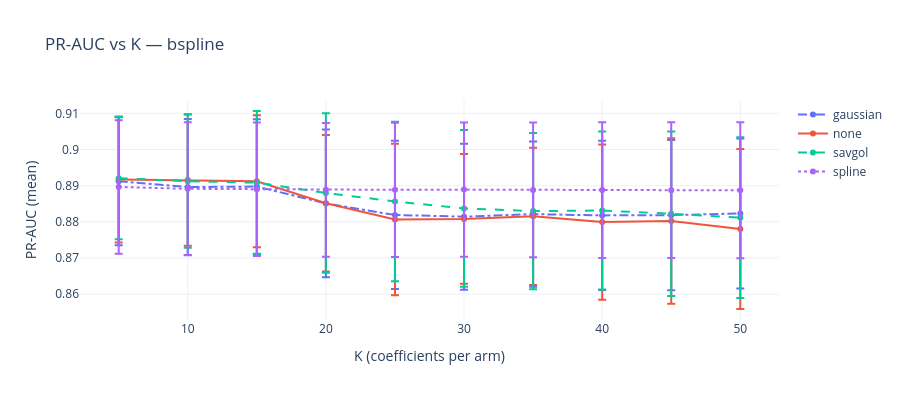
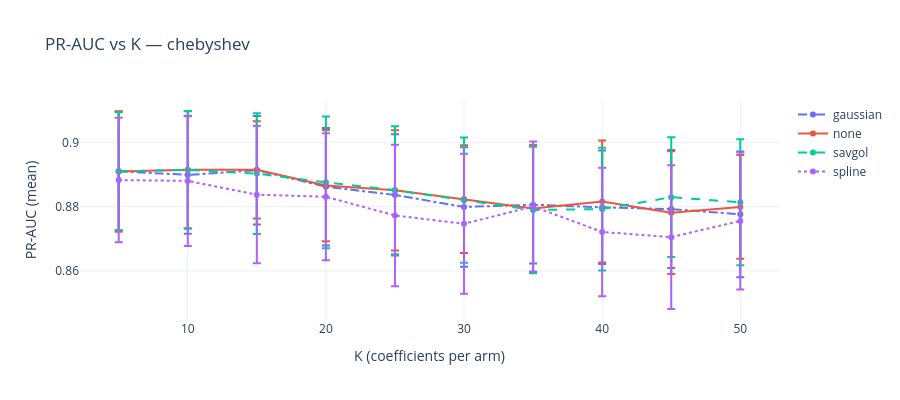
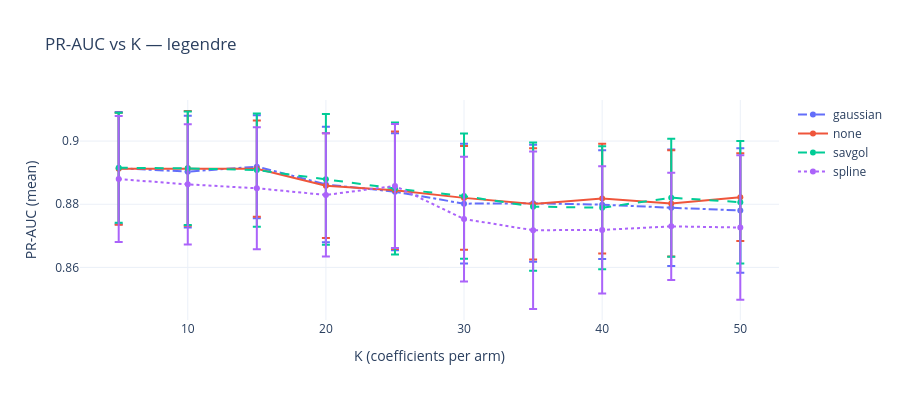

The notebook cell saved with these charts, in order:
### Markdown cell above
## PR-AUC vs K -- one panel per basis, lines by smoothing method

### Code cell
bases = sorted(summary["basis"].unique())

for basis in bases:
    sub = summary[summary["basis"] == basis].sort_values("n_coeffs_per_arm")
    fig = go.Figure()
    for smoothing, grp in sub.groupby("smoothing"):
        fig.add_trace(go.Scatter(
            x=grp["n_coeffs_per_arm"], y=grp["pr_auc_mean"],
            error_y=dict(type="data", array=grp["pr_auc_std"].values, visible=True),
            mode="lines+markers",
            name=smoothing,
            line=dict(dash=PLOT_LINESTYLES.get(smoothing, "solid")),
        ))
    fig.update_layout(
        title=f"PR-AUC vs K — {basis}",
        xaxis_title="K (coefficients per arm)",
        yaxis_title="PR-AUC (mean)",
        height=400,
        template="plotly_white",
    )
    fig.show()

### Figure 1 — Plotly figure (JSON) as saved in the notebook; plotly's stock layout.template omitted (floating-point values rounded to 4 significant figures)
{"data": [{"error_y": {"array": [0.01769, 0.0188, 0.01858, 0.02042, 0.02051, 0.02019, 0.02011, 0.02063, 0.02077, 0.02074], "type": "data", "visible": true}, "line": {"dash": "dashdot"}, "mode": "lines+markers", "name": "gaussian", "type": "scatter", "x": [5, 10, 15, 20, 25, 30, 35, 40, 45, 50], "y": [0.8912, 0.8896, 0.8898, 0.8851, 0.8819, 0.8814, 0.8821, 0.8818, 0.8819, 0.8823]}, {"error_y": {"array": [0.01743, 0.01819, 0.01825, 0.01888, 0.02095, 0.01797, 0.01896, 0.02148, 0.02288, 0.02214], "type": "data", "visible": true}, "line": {"dash": "solid"}, "mode": "lines+markers", "name": "none", "type": "scatter", "x": [5, 10, 15, 20, 25, 30, 35, 40, 45, 50], "y": [0.8917, 0.8916, 0.8912, 0.8852, 0.8807, 0.8808, 0.8815, 0.8799, 0.8802, 0.878]}, {"error_y": {"array": [0.01688, 0.01843, 0.01981, 0.02209, 0.02206, 0.02168, 0.02159, 0.02182, 0.02276, 0.02224], "type": "data", "visible": true}, "line": {"dash": "dash"}, "mode": "lines+markers", "name": "savgol", "type": "scatter", "x": [5, 10, 15, 20, 25, 30, 35, 40, 45, 50], "y": [0.8921, 0.8912, 0.8908, 0.888, 0.8856, 0.8837, 0.883, 0.8831, 0.8822, 0.8812]}, {"error_y": {"array": [0.01845, 0.01837, 0.01846, 0.01852, 0.01856, 0.01854, 0.01865, 0.01876, 0.01877, 0.0188], "type": "data", "visible": true}, "line": {"dash": "dot"}, "mode": "lines+markers", "name": "spline", "type": "scatter", "x": [5, 10, 15, 20, 25, 30, 35, 40, 45, 50], "y": [0.8897, 0.8891, 0.889, 0.8888, 0.8888, 0.8889, 0.8888, 0.8888, 0.8887, 0.8887]}], "layout": {"height": 400, "title": {"text": "PR-AUC vs K — bspline"}, "xaxis": {"title": {"text": "K (coefficients per arm)"}}, "yaxis": {"title": {"text": "PR-AUC (mean)"}}}}

### Figure 2 — Plotly figure (JSON) as saved in the notebook; plotly's stock layout.template omitted (floating-point values rounded to 4 significant figures)
{"data": [{"error_y": {"array": [0.01847, 0.01826, 0.01684, 0.01829, 0.01883, 0.01858, 0.01829, 0.01763, 0.01837, 0.01955], "type": "data", "visible": true}, "line": {"dash": "dashdot"}, "mode": "lines+markers", "name": "gaussian", "type": "scatter", "x": [5, 10, 15, 20, 25, 30, 35, 40, 45, 50], "y": [0.891, 0.8899, 0.8913, 0.8862, 0.8836, 0.8799, 0.8806, 0.8798, 0.8792, 0.8776]}, {"error_y": {"array": [0.01874, 0.0182, 0.01516, 0.01729, 0.0187, 0.01677, 0.01976, 0.01896, 0.01911, 0.01614], "type": "data", "visible": true}, "line": {"dash": "solid"}, "mode": "lines+markers", "name": "none", "type": "scatter", "x": [5, 10, 15, 20, 25, 30, 35, 40, 45, 50], "y": [0.8909, 0.8915, 0.8914, 0.8866, 0.8851, 0.8824, 0.8794, 0.8816, 0.8781, 0.8799]}, {"error_y": {"array": [0.01832, 0.01833, 0.0188, 0.02048, 0.01991, 0.01945, 0.0197, 0.0191, 0.01864, 0.0196], "type": "data", "visible": true}, "line": {"dash": "dash"}, "mode": "lines+markers", "name": "savgol", "type": "scatter", "x": [5, 10, 15, 20, 25, 30, 35, 40, 45, 50], "y": [0.891, 0.8914, 0.8903, 0.8876, 0.8851, 0.882, 0.879, 0.8792, 0.8829, 0.8814]}, {"error_y": {"array": [0.01935, 0.02025, 0.02133, 0.01974, 0.022, 0.02176, 0.02021, 0.01999, 0.02235, 0.02131], "type": "data", "visible": true}, "line": {"dash": "dot"}, "mode": "lines+markers", "name": "spline", "type": "scatter", "x": [5, 10, 15, 20, 25, 30, 35, 40, 45, 50], "y": [0.8883, 0.888, 0.8837, 0.8831, 0.8773, 0.8747, 0.8801, 0.8721, 0.8705, 0.8756]}], "layout": {"height": 400, "title": {"text": "PR-AUC vs K — chebyshev"}, "xaxis": {"title": {"text": "K (coefficients per arm)"}}, "yaxis": {"title": {"text": "PR-AUC (mean)"}}}}

### Figure 3 — Plotly figure (JSON) as saved in the notebook; plotly's stock layout.template omitted (floating-point values rounded to 4 significant figures)
{"data": [{"error_y": {"array": [0.01775, 0.01771, 0.01632, 0.01828, 0.01853, 0.01894, 0.01852, 0.01721, 0.01843, 0.01973], "type": "data", "visible": true}, "line": {"dash": "dashdot"}, "mode": "lines+markers", "name": "gaussian", "type": "scatter", "x": [5, 10, 15, 20, 25, 30, 35, 40, 45, 50], "y": [0.8914, 0.8903, 0.8919, 0.8862, 0.884, 0.8802, 0.8803, 0.8799, 0.8789, 0.878]}, {"error_y": {"array": [0.01772, 0.01815, 0.01523, 0.01659, 0.01859, 0.01641, 0.01759, 0.01736, 0.01683, 0.01389], "type": "data", "visible": true}, "line": {"dash": "solid"}, "mode": "lines+markers", "name": "none", "type": "scatter", "x": [5, 10, 15, 20, 25, 30, 35, 40, 45, 50], "y": [0.8913, 0.8914, 0.8913, 0.8859, 0.8844, 0.882, 0.8801, 0.8818, 0.8803, 0.8822]}, {"error_y": {"array": [0.01743, 0.01797, 0.01792, 0.02071, 0.0209, 0.01984, 0.02029, 0.01946, 0.0187, 0.01939], "type": "data", "visible": true}, "line": {"dash": "dash"}, "mode": "lines+markers", "name": "savgol", "type": "scatter", "x": [5, 10, 15, 20, 25, 30, 35, 40, 45, 50], "y": [0.8916, 0.8914, 0.8908, 0.8879, 0.885, 0.8826, 0.8792, 0.8789, 0.8821, 0.8807]}, {"error_y": {"array": [0.01993, 0.01907, 0.01932, 0.01951, 0.01964, 0.01974, 0.02494, 0.02012, 0.01696, 0.02291], "type": "data", "visible": true}, "line": {"dash": "dot"}, "mode": "lines+markers", "name": "spline", "type": "scatter", "x": [5, 10, 15, 20, 25, 30, 35, 40, 45, 50], "y": [0.888, 0.8863, 0.8851, 0.8829, 0.8858, 0.8753, 0.8718, 0.8719, 0.873, 0.8726]}], "layout": {"height": 400, "title": {"text": "PR-AUC vs K — legendre"}, "xaxis": {"title": {"text": "K (coefficients per arm)"}}, "yaxis": {"title": {"text": "PR-AUC (mean)"}}}}
